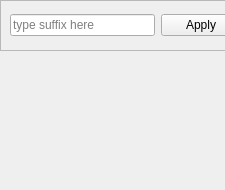
  <widget class="QDockWidget" name="dockReferences">
   <property name="minimumSize">
    <size>
     <width>225</width>
     <height>190</height>
    </size>
   </property>
   <property name="windowTitle">
    <string>References</string>
   </property>
   <attribute name="dockWidgetArea">
    <number>2</number>
   </attribute>
   <widget class="QWidget" name="referencesBody">
    <widget class="QFrame" name="frame">
     <property name="geometry">
      <rect>
       <x>0</x>
       <y>0</y>
       <width>251</width>
       <height>51</height>
      </rect>
     </property>
     <property name="frameShape">
      <enum>QFrame::StyledPanel</enum>
     </property>
     <property name="frameShadow">
      <enum>QFrame::Raised</enum>
     </property>
     <layout class="QHBoxLayout" name="horizontalLayout_2">
      <item>
       <widget class="QLineEdit" name="referenceSuffixEdit">
        <property name="text">
         <string/>
        </property>
        <property name="placeholderText">
         <string>type suffix here</string>
        </property>
       </widget>
      </item>
      <item>
       <widget class="QPushButton" name="applyReferenceSuffixButton">
        <property name="text">
         <string>Apply</string>
        </property>
        <property name="autoDefault">
         <bool>false</bool>
        </property>
        <property name="default">
         <bool>false</bool>
        </property>
        <property name="flat">
         <bool>false</bool>
        </property>
       </widget>
      </item>
     </layout>
    </widget>
   </widget>
  </widget>
